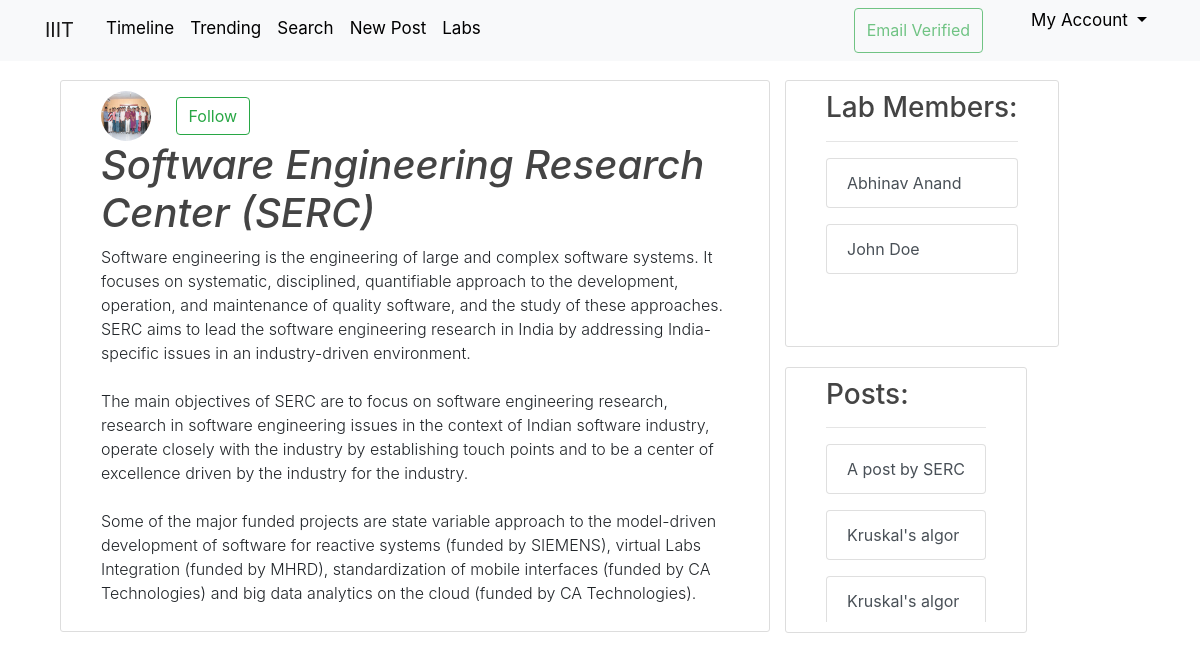
The page /labs/1 (signed in) on the database its author committed.
### iiit_research/models.py (models this page shows, shortened)
class Lab(db.Model):
    id = db.Column(db.Integer, primary_key=True)
    name = db.Column(db.String(100), nullable=False)
    description = db.Column(db.Text, nullable=False)
    image = db.Column(db.String(20), nullable=True)
    members = db.relationship('User', secondary=LabMembers, lazy='subquery',
                              backref=db.backref('lab', lazy=True))
    posts = db.relationship('Post', backref='author_lab', lazy=True)

class User(db.Model, UserMixin):
    id = db.Column(db.Integer, primary_key=True)
    name = db.Column(db.String(30), nullable=False)
    username = db.Column(db.String(20), unique=True, nullable=False)
    email = db.Column(db.String(120), unique=True, nullable=False)
    profile_pic = db.Column(db.String(20), nullable=False, default='default.jpg')
    password = db.Column(db.String(60), nullable=False)
    about_me = db.Column(db.String(500), nullable=True)
    email_verify = db.Column(db.Boolean, nullable=False, default=False)
    user_type = db.Column(db.String(10), nullable=False, default='student')
    posts = db.relationship('Post', backref='author', lazy=True)
    interests = db.relationship('Interest', secondary=UserInterests, lazy='subquery',
                                backref=db.backref('users', lazy=True))
    prof_id = db.Column(db.Integer, nullable=True)

class Post(db.Model):
    id = db.Column(db.Integer, primary_key=True)
    title = db.Column(db.String(100), nullable=False)
    content = db.Column(db.Text, nullable=False)
    file = db.Column(db.String(20), nullable=True)
    created_at = db.Column(db.DateTime, nullable=False, default=datetime.utcnow)
    likes = db.relationship('Like', backref='post', lazy=True)
    like_count = db.Column(db.Integer, default=0)
    author_id = db.Column(db.Integer, db.ForeignKey('user.id'), nullable=True)
    lab_id = db.Column(db.Integer, db.ForeignKey('lab.id'), nullable=True)
    author_type = db.Column(db.String(10), nullable=False, default='user')

### iiit_research/routes.py (the view)
@app.route('/labs/<lab_id>')
@login_required
def lab_detail(lab_id):
    lab = Lab.query.get_or_404(lab_id)
    is_following = False  # specifies whether currently logged in user follows this lab
    if current_user.is_authenticated:
        from sqlalchemy import and_
        is_following = db.session.query(
            db.exists().where(
                and_(Subscription.follower == current_user.id,
                     Subscription.followee == lab.id))).scalar()
    return render_template('lab_detail.html', lab=lab, is_following=is_following)

### iiit_research/models.py (called while the page is built)
@login_manager.user_loader
def load_user(user_id):
    return User.query.get(int(user_id))

### iiit_research/templates/lab_detail.html
{% extends "layout.html" %}
{% block content %}
    <div class="container">
        <div class="row">
            <div class="col-md-8">
                <div>
                    <article class="media content-section" style="min-height:267px">
                        <div class="media-body">
                            {% if lab.image %}
                                <img class="rounded-circle"
                                     src="{{ url_for('static', filename='lab_images/'+ lab.image) }}"
                                     alt="profile picture"
                                     style="height:50px; width:50px;">
                            {% endif %}
                            {% include "lab_components/btn_follow.html" %}
                            <h1 class="font-italic">{{ lab.name }}</h1>
                            <p class="font-weight-light article-content" class="text-justify">{{ lab.description }}</p>
                        </div>
                    </article>
                </div>
            </div>
            <div class="col-md-4">
                <div class="row">
                    <article class="media content-section">
                        <div class="media-body">
                            {% include "lab_components/lab_members.html" %}
                        </div>
                    </article>
                </div>
                {% if lab.posts %}
                    <div class="row">
                        <article class="media content-section">
                            <div class="media-body">
                                <h3>Posts:</h3>
                                <hr/>
                                <div class="list-group">
                                    <div class="scroll">
                                        {% for post in lab.posts %}
                                            <p>
                                                <a href="{{ url_for('post_detail',post_id=post.id) }}"
                                                   class="list-group-item list-group-item-action">
                                                    {{ post.title[:15] }}
                                                </a>
                                            </p>
                                        {% endfor %}
                                    </div>
                                </div>
                            </div>
                        </article>
                    </div>
                {% endif %}
            </div>
        </div>
    </div>
{% endblock content %}

### iiit_research/templates/lab_components/lab_members.html
<h3>Lab Members:</h3>
<hr/>
<div class="list-group">
<div class="scroll">
    {% for member in lab.members %}
        <p>
            <a href="{{ url_for('public_profile',username=member.username ) }}" class="list-group-item list-group-item-action">{{ member.name }}</a>
        </p>
    {% endfor %}
</div>
</div>

### iiit_research/static/main.css (style rules this page uses)
body { margin-top: 5rem; }
h1, h2, h3, h4, h5, h6 { color: #444444; }
.content-section { padding: 10px 40px; border: 1px solid #dddddd; border-radius: 3px; margin-bottom: 20px; }
.article-content { white-space: pre-line; }
.scroll { height:178px; overflow-y: auto; }

### rows shown on the page
Lab: image (picture), name "Software Engineering Research Center (SERC)", description "Software engineering is the engineering of large and complex software systems. It focuses on systematic, disciplined, quantifiable approach to the development, operation, and maintenance of quality software, and the study of these approaches. SERC aims to lead the software engineering research in India by addressing India-specific issues in an industry-driven environment. The main objectives of SERC are to focus on software engineering research, research in software engineering issues in the context of Indian software industry, operate closely with the industry by establishing touch points and to be a center of excellence driven by the industry for the industry. Some of the major funded…"
User: name "Abhinav Anand"
User: name "John Doe"
Post: title "A post by SERC"
Post: title "Kruskal's algor"
Post: title "Kruskal's algor"
